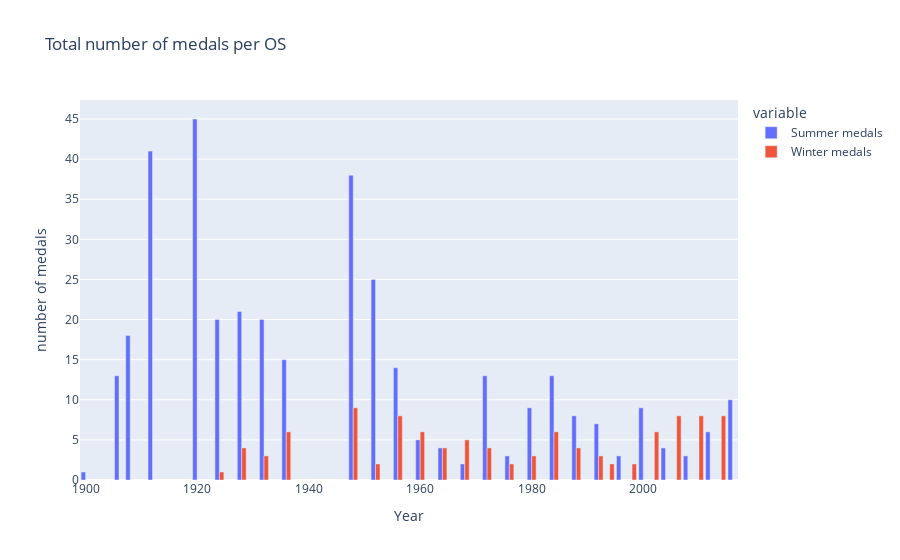
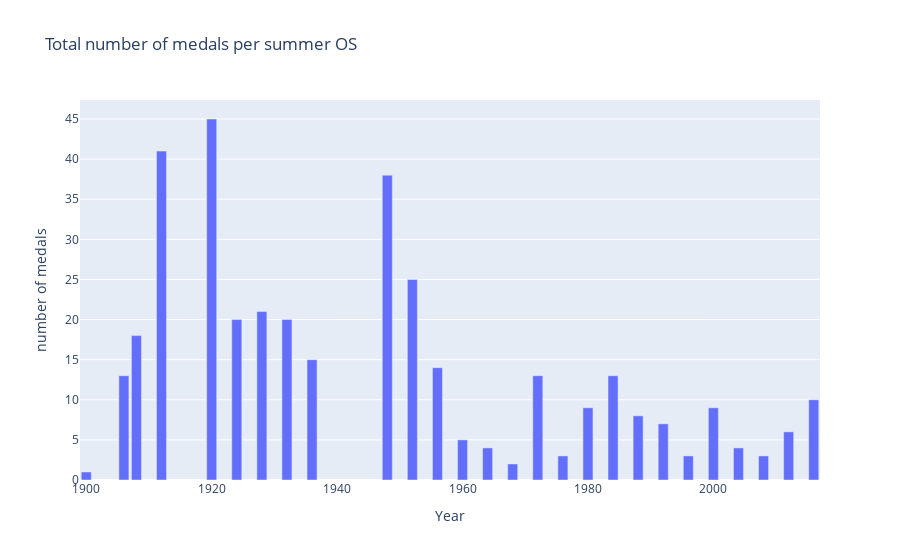
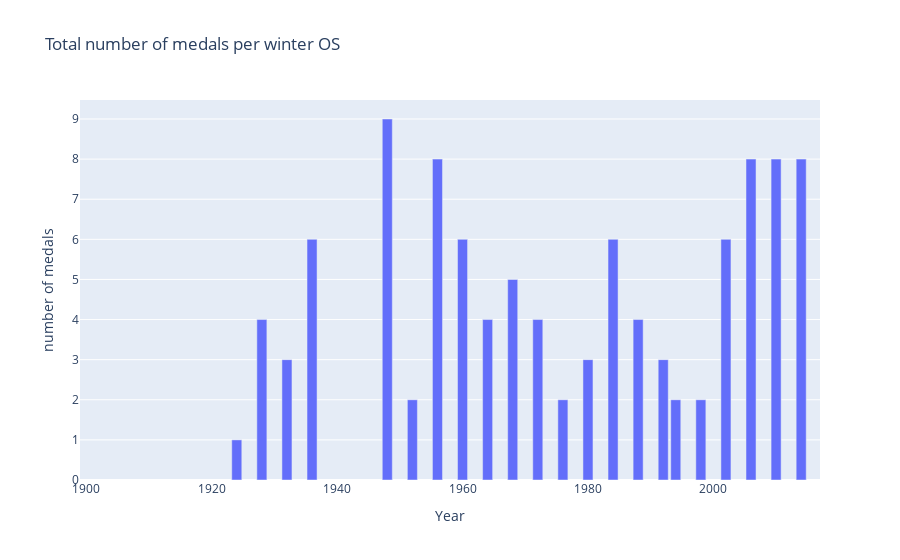

The cell these charts' notebook holds for them, in order:
### Code cell
# antal medaljer per OS

# Create a new dataframe with year and medals 
df_os_medals = df_data_sweden.groupby("Year")["Medal"].count().reset_index()

# rename Medal to toalal medals
df_os_medals.rename(columns= {"Medal": "total Medals"}, inplace= True)

# seasons and column names 
seasons = ["Summer", "Winter"]
column_names = ["Summer medals", "Winter medals"]

# counts medals for winter and summer os and add them to new columns "Summer medals" and "Winter medals"
for i, season in enumerate(seasons):

    df_temp = df_data_sweden[["Year","Medal"]].loc[df_data_sweden["Season"] == season].groupby("Year").count().reset_index()
    df_temp.rename(columns= {"Medal": column_names[i]}, inplace=True)
    df_os_medals = pd.merge(df_os_medals, df_temp, how= "left", on= "Year")

# Titels and column names 
titels = ["Total number of medals per OS", "Total number of medals per summer OS", "Total number of medals per winter OS"]
columns = [["Summer medals", "Winter medals"], "Summer medals", "Winter medals"]

# plots the graphs
for i, titel in enumerate(titels):

    fig = px.bar(df_os_medals, x= "Year", y=columns[i], barmode="group", title= titel)
    fig.update_layout(
        yaxis_title="number of medals"
    )
    fig.show()

### Figure 1 — Plotly figure (JSON) as saved in the notebook; plotly's stock layout.template omitted (floating-point values rounded to 4 significant figures)
{"data": [{"alignmentgroup": "True", "hovertemplate": "variable=Summer medals<br>Year=%{x}<br>value=%{y}<extra></extra>", "legendgroup": "Summer medals", "marker": {"color": "#636efa", "pattern": {"shape": ""}}, "name": "Summer medals", "offsetgroup": "Summer medals", "orientation": "v", "showlegend": true, "textposition": "auto", "type": "bar", "x": [1900, 1906, 1908, 1912, 1920, 1924, 1928, 1932, 1936, 1948, 1952, 1956, 1960, 1964, 1968, 1972, 1976, 1980, 1984, 1988, 1992, 1994, 1996, 1998, 2000, 2002, 2004, 2006, 2008, 2010, 2012, 2014, 2016], "xaxis": "x", "y": [1, 13, 18, 41, 45, 20, 21, 20, 15, 38, 25, 14, 5, 4, 2, 13, 3, 9, 13, 8, 7, null, 3, null, 9, null, 4, null, 3, null, 6, null, 10], "yaxis": "y"}, {"alignmentgroup": "True", "hovertemplate": "variable=Winter medals<br>Year=%{x}<br>value=%{y}<extra></extra>", "legendgroup": "Winter medals", "marker": {"color": "#EF553B", "pattern": {"shape": ""}}, "name": "Winter medals", "offsetgroup": "Winter medals", "orientation": "v", "showlegend": true, "textposition": "auto", "type": "bar", "x": [1900, 1906, 1908, 1912, 1920, 1924, 1928, 1932, 1936, 1948, 1952, 1956, 1960, 1964, 1968, 1972, 1976, 1980, 1984, 1988, 1992, 1994, 1996, 1998, 2000, 2002, 2004, 2006, 2008, 2010, 2012, 2014, 2016], "xaxis": "x", "y": [null, null, null, null, null, 1, 4, 3, 6, 9, 2, 8, 6, 4, 5, 4, 2, 3, 6, 4, 3, 2, null, 2, null, 6, null, 8, null, 8, null, 8, null], "yaxis": "y"}], "layout": {"barmode": "group", "legend": {"title": {"text": "variable"}, "tracegroupgap": 0}, "title": {"text": "Total number of medals per OS"}, "xaxis": {"anchor": "y", "domain": [0, 1], "title": {"text": "Year"}}, "yaxis": {"anchor": "x", "domain": [0, 1], "title": {"text": "number of medals"}}}}

### Figure 2 — Plotly figure (JSON) as saved in the notebook; plotly's stock layout.template omitted (floating-point values rounded to 4 significant figures)
{"data": [{"alignmentgroup": "True", "hovertemplate": "Year=%{x}<br>Summer medals=%{y}<extra></extra>", "legendgroup": "", "marker": {"color": "#636efa", "pattern": {"shape": ""}}, "name": "", "offsetgroup": "", "orientation": "v", "showlegend": false, "textposition": "auto", "type": "bar", "x": [1900, 1906, 1908, 1912, 1920, 1924, 1928, 1932, 1936, 1948, 1952, 1956, 1960, 1964, 1968, 1972, 1976, 1980, 1984, 1988, 1992, 1994, 1996, 1998, 2000, 2002, 2004, 2006, 2008, 2010, 2012, 2014, 2016], "xaxis": "x", "y": [1, 13, 18, 41, 45, 20, 21, 20, 15, 38, 25, 14, 5, 4, 2, 13, 3, 9, 13, 8, 7, null, 3, null, 9, null, 4, null, 3, null, 6, null, 10], "yaxis": "y"}], "layout": {"barmode": "group", "legend": {"tracegroupgap": 0}, "title": {"text": "Total number of medals per summer OS"}, "xaxis": {"anchor": "y", "domain": [0, 1], "title": {"text": "Year"}}, "yaxis": {"anchor": "x", "domain": [0, 1], "title": {"text": "number of medals"}}}}

### Figure 3 — Plotly figure (JSON) as saved in the notebook; plotly's stock layout.template omitted (floating-point values rounded to 4 significant figures)
{"data": [{"alignmentgroup": "True", "hovertemplate": "Year=%{x}<br>Winter medals=%{y}<extra></extra>", "legendgroup": "", "marker": {"color": "#636efa", "pattern": {"shape": ""}}, "name": "", "offsetgroup": "", "orientation": "v", "showlegend": false, "textposition": "auto", "type": "bar", "x": [1900, 1906, 1908, 1912, 1920, 1924, 1928, 1932, 1936, 1948, 1952, 1956, 1960, 1964, 1968, 1972, 1976, 1980, 1984, 1988, 1992, 1994, 1996, 1998, 2000, 2002, 2004, 2006, 2008, 2010, 2012, 2014, 2016], "xaxis": "x", "y": [null, null, null, null, null, 1, 4, 3, 6, 9, 2, 8, 6, 4, 5, 4, 2, 3, 6, 4, 3, 2, null, 2, null, 6, null, 8, null, 8, null, 8, null], "yaxis": "y"}], "layout": {"barmode": "group", "legend": {"tracegroupgap": 0}, "title": {"text": "Total number of medals per winter OS"}, "xaxis": {"anchor": "y", "domain": [0, 1], "title": {"text": "Year"}}, "yaxis": {"anchor": "x", "domain": [0, 1], "title": {"text": "number of medals"}}}}
